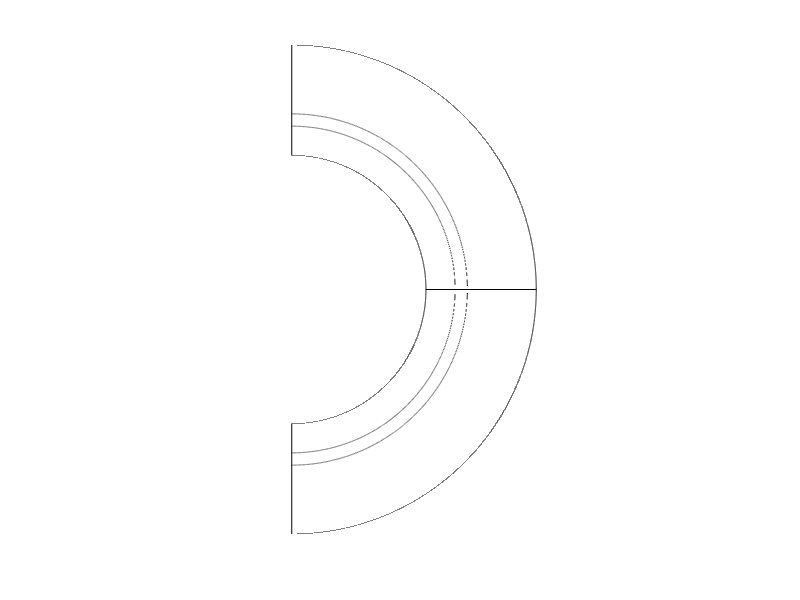

Write the MATLAB code that produced this figure.

function strip
axis([0 6.96 -6.96 6.96])
axis equal
axis manual
hold on
x=0:0.0001:3.82;
plot(x,(3.82.^2-x.^2).^(1/2),'k-');
x=0:0.0001:3.82;
plot(x,-(3.82.^2-x.^2).^(1/2),'k-');
x=0:0.001:4.65;
plot(x,(4.65.^2-x.^2).^(1/2),'k--'); 
x=0:0.001:4.65;
plot(x,-(4.65.^2-x.^2).^(1/2),'k--');
x=0:0.001:5.0;
plot(x,(5.^2-x.^2).^(1/2),'k--');
x=0:0.001:5.0;
plot(x,-(5.^2-x.^2).^(1/2),'k--');
x=0:0.0001:6.96;
plot(x,(6.96.^2-x.^2).^(1/2),'k-');
x=0:0.0001:6.96;
plot(x,-(6.96.^2-x.^2).^(1/2),'k-');
x=[3.82,6.96];
axis off
plot(x,[0,0],'k-')
plot([0,0],x,'k-')
plot([0,0],-x,'k-') 
